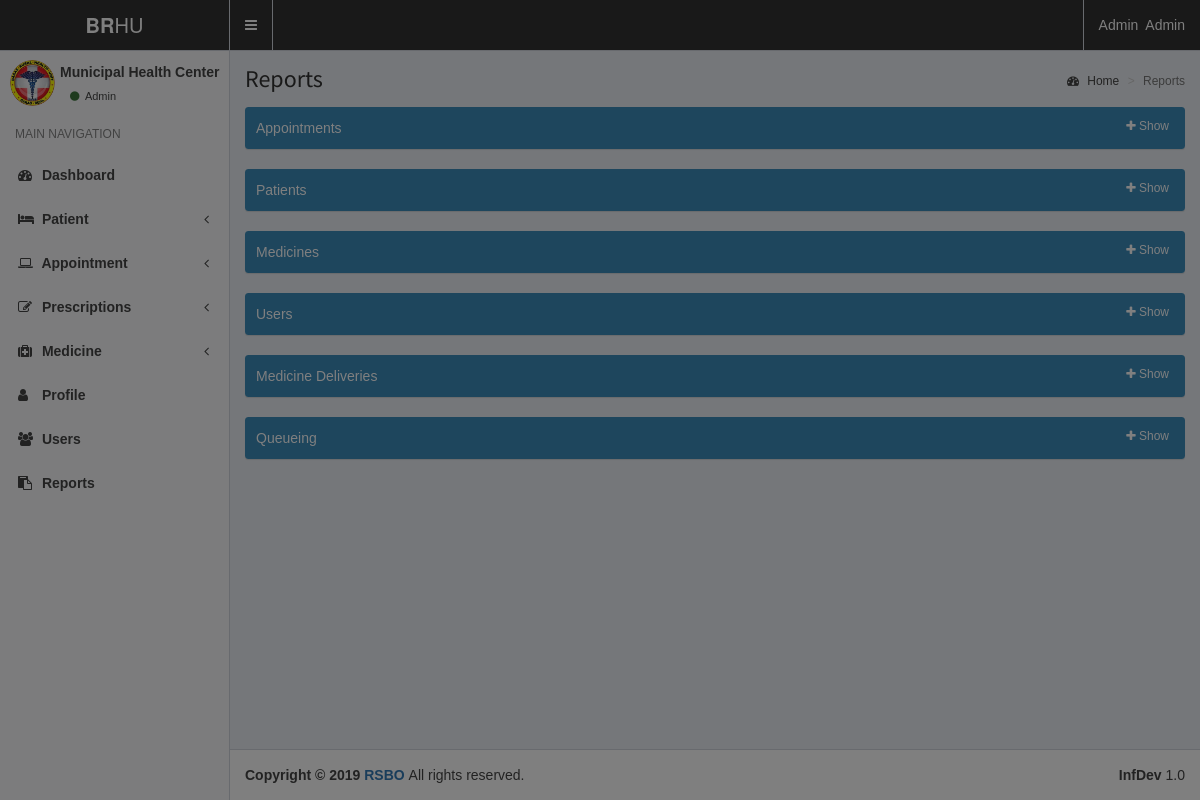
Page /dashboard/Reports/reports.php (signed in) on the committed database.
### tables this page shows
CREATE TABLE `users` (
  `id` int(11) NOT NULL,
  `user_type` varchar(50) NOT NULL,
  `branch` varchar(50) NOT NULL,
  `profile` varchar(100) NOT NULL,
  `fname` varchar(100) NOT NULL,
  `lname` varchar(100) NOT NULL,
  `email` varchar(100) NOT NULL,
  `password` varchar(100) NOT NULL,
  `brgy` varchar(50) NOT NULL
);

### dashboard/Reports/reports.php (the view, shortened to what this page needs)
<?php
include "../Include/header.php";
include "../Include/sidebar.php";
?>
<div class="content-wrapper">
  <section class="content-header">
    <h1> Reports </h1>
    <ol class="breadcrumb">
      <li><a href="#"><i class="fa fa-dashboard"></i> Home</a></li>
      <li class="active">Reports</li>
    </ol>
  </section>
  <section class="content">
    <?php if($_SESSION['user_type'] != "Baranggay") { ?>
      <div class="col">
        <div class="box box-primary box-solid collapsed-box">
          <div class="box-header with-border">
            Appointments
            <div class="box-tools pull-right">
              <button type="button" class="btn btn-box-tool" data-widget="collapse">
                <i class="fa fa-plus"></i> Show
              </button>
            </div>
          </div>
        </div>
      </div>
      <?php if ($_SESSION['user_type'] != "Doctor") { ?>
        <div class="col">
          <div class="box box-primary box-solid collapsed-box">
            <div class="box-header with-border">
              Patients
              <div class="box-tools pull-right">
                <button type="button" class="btn btn-box-tool" data-widget="collapse">
                  <i class="fa fa-plus"></i> Show
                </button>
              </div>
            </div>
          </div>
        </div>
        <div class="col">
          <div class="box box-primary box-solid collapsed-box">
            <div class="box-header with-border">
              Medicines
              <div class="box-tools pull-right">
                <button type="button" class="btn btn-box-tool" data-widget="collapse">
                  <i class="fa fa-plus"></i> Show
                </button>
              </div>
            </div>
          </div>
        </div>
      <?php } ?>
      <?php if($_SESSION['user_type'] == "Admin") { ?>
      <div class="col">
        <div class="box box-primary box-solid collapsed-box">
          <div class="box-header with-border">
            Users
            <div class="box-tools pull-right">
              <button type="button" class="btn btn-box-tool" data-widget="collapse">
                <i class="fa fa-plus"></i> Show
              </button>
            </div>
          </div>
        </div>
      </div>
      <?php } ?>
    <?php } ?>
    <?php if($_SESSION['user_type'] == "Baranggay" || $_SESSION['user_type'] == "Admin") { ?>
      <div class="col">
        <div class="box box-primary box-solid collapsed-box">
          <div class="box-header with-border">
            Medicine Deliveries
            <div class="box-tools pull-right">
              <button type="button" class="btn btn-box-tool" data-widget="collapse">
                <i class="fa fa-plus"></i> Show
              </button>
            </div>
          </div>
        </div>
      </div>
    <?php } ?>
    <?php if($_SESSION['user_type'] == "Admin") { ?>
      <div class="col">
        <div class="box box-primary box-solid collapsed-box">
          <div class="box-header with-border">
            Queueing
            <div class="box-tools pull-right">
              <button type="button" class="btn btn-box-tool" data-widget="collapse">
                <i class="fa fa-plus"></i> Show
              </button>
            </div>
          </div>
        </div>
      </div>
    <?php } ?>
  </section>
</div>
<?php include "../Include/footer.php";?>

### dashboard/Include/header.php (shortened to what this page needs)
<?php
include "notifs.php";
$id = $_SESSION['id'];
$row = $db_connect->query("SELECT * FROM users WHERE id = $id")->fetch_assoc();
?>
<!DOCTYPE html>
<html>
<head>
  <link rel="stylesheet" href="../bower_components/bootstrap/dist/css/bootstrap.min.css">
  <link rel="stylesheet" href="../bower_components/font-awesome/css/font-awesome.min.css">
  <link rel="stylesheet" href="../bower_components/Ionicons/css/ionicons.min.css">
  <link rel="stylesheet" href="../bower_components/select2/dist/css/select2.min.css">
  <link rel="stylesheet" href="../dist/css/AdminLTE.min.css">
  <link rel="stylesheet" href="../dist/css/skins/_all-skins.min.css">
  <link rel="stylesheet" href="../plugins/pace/pace.css">
  <link rel="stylesheet" href="../bower_components/bootstrap-datepicker/dist/css/bootstrap-datepicker.min.css">
  <link rel="stylesheet" href="../bower_components/bootstrap-daterangepicker/daterangepicker.css">
  <link rel="stylesheet" href="../plugins/bootstrap-wysihtml5/bootstrap3-wysihtml5.min.css">
  <link rel="stylesheet" href="../bower_components/fullcalendar/dist/fullcalendar.min.css">
  <link rel="stylesheet" href="../bower_components/fullcalendar/dist/fullcalendar.print.min.css" media="print">
  <link rel="stylesheet" href="../bower_components/datatables.net-bs/css/dataTables.bootstrap.min.css">
  <link href="https://cdn.jsdelivr.net/bootstrap.timepicker/0.2.6/css/bootstrap-timepicker.min.css" rel="stylesheet" />
</head>
<body class="hold-transition skin-black-light sidebar-mini">
  <div class="wrapper">
    <header class="main-header">
      <a href="index.php" class="logo">
        <span class="logo-lg"><b>BR</b>HU</span>
      </a>
      <nav class="navbar navbar-static-top">
        <a href="#" class="sidebar-toggle" data-toggle="push-menu" role="button">
        </a>
        <div class="navbar-custom-menu">
          <ul class="nav navbar-nav">
            <li class="dropdown user user-menu">
              <a href="#" class="dropdown-toggle" data-toggle="dropdown">
                <span class="hidden-xs">
                  <?=$row['fname']?>&nbsp;
                  <?=$row['lname']?>
                </span>
              </a>
            </li>
          </ul>
        </div>
      </nav>
    </header>

### dashboard/Include/sidebar.php (shortened to what this page needs)
<aside class="main-sidebar">
  <section class="sidebar">
    <div class="user-panel">
      <div class="pull-left image">
        <img
          src="../../dashboard/Upload/Adminprofile/BRHU.jpg"
          class="img-circle"
          alt="User Image"
        >
      </div>
      <div class="pull-left info">
        <p style="margin-left: -10px;">Municipal Health Center</p>
        <a href="#">
          <i class="fa fa-circle text-success"></i>
          <?=$row['user_type']?>
        </a>
      </div>
    </div>
    <ul class="sidebar-menu" data-widget="tree">
      <li class="header">MAIN NAVIGATION</li>
      <li>
        <a href=".././Index/index.php">
          <i class="fa fa-dashboard"></i> <span>Dashboard</span>
        </a>
      </li>
      <li class="treeview">
        <a href="#">
          <i class="fa fa-bed"></i> <span>Patient</span>
          <span class="pull-right-container">
            <i class="fa fa-angle-left pull-right"></i>
          </span>
        </a>
      </li>
      <?php if($_SESSION['user_type'] != "Baranggay" && $_SESSION['user_type'] != "Doctor") { ?>
        <li class="treeview">
          <a href="#">
            <i class="fa fa-laptop"></i> <span>Appointment</span>
            <span class="pull-right-container">
              <i class="fa fa-angle-left pull-right"></i>
            </span>
          </a>
        </li>
      <?php }?>
      <?php if($_SESSION['user_type'] != "Doctor") { ?>
        <li class="treeview">
          <a href="#">
            <i class="fa fa-edit"></i>
            <span>Prescriptions</span>
            <span class="pull-right-container">
              <i class="fa fa-angle-left pull-right"></i>
            </span>
          </a>
        </li>
      <?php }?>
      <?php if($_SESSION['user_type'] != "Doctor") { ?>
        <li class="treeview">
          <a href="#">
            <i class="fa fa-medkit"></i> <span>Medicine</span>
            <span class="pull-right-container">
              <i class="fa fa-angle-left pull-right"></i>
            </span>
          </a>
        </li>
      <?php } ?>
      <li>
        <a href="../Admin/index.php">
          <i class="fa fa-user"></i> <span>Profile</span>
        </a>
      </li>
      <?php if($_SESSION['user_type'] == "Admin" || $_SESSION['user_type'] == "Baranggay") { ?>
        <li>
          <a href="../Admin/users.php">
            <i class="fa fa-users"></i> <span>Users</span>
          </a>
        </li>
      <?php } ?>
      <li>
        <a href="../Reports/reports.php">
          <i class="fa fa-clipboard"></i> <span>Reports</span>
        </a>
      </li>
    </ul>
  </section>
</aside>

### dashboard/Include/header.php (style rules this page uses)
.logo, .sidebar-toggle, .navbar, .nav, .dropdown-toggle { background-color: #333!important; color:#fff!important; }
.sidebar-toggle { border-width: 0, 1px, 0, 1px!important; }
body { font-family: "Trebuchet MS", Helvetica, sans-serif!important; }

### rows in the picture
users: fname "Admin", lname "Admin", user_type "Admin"
